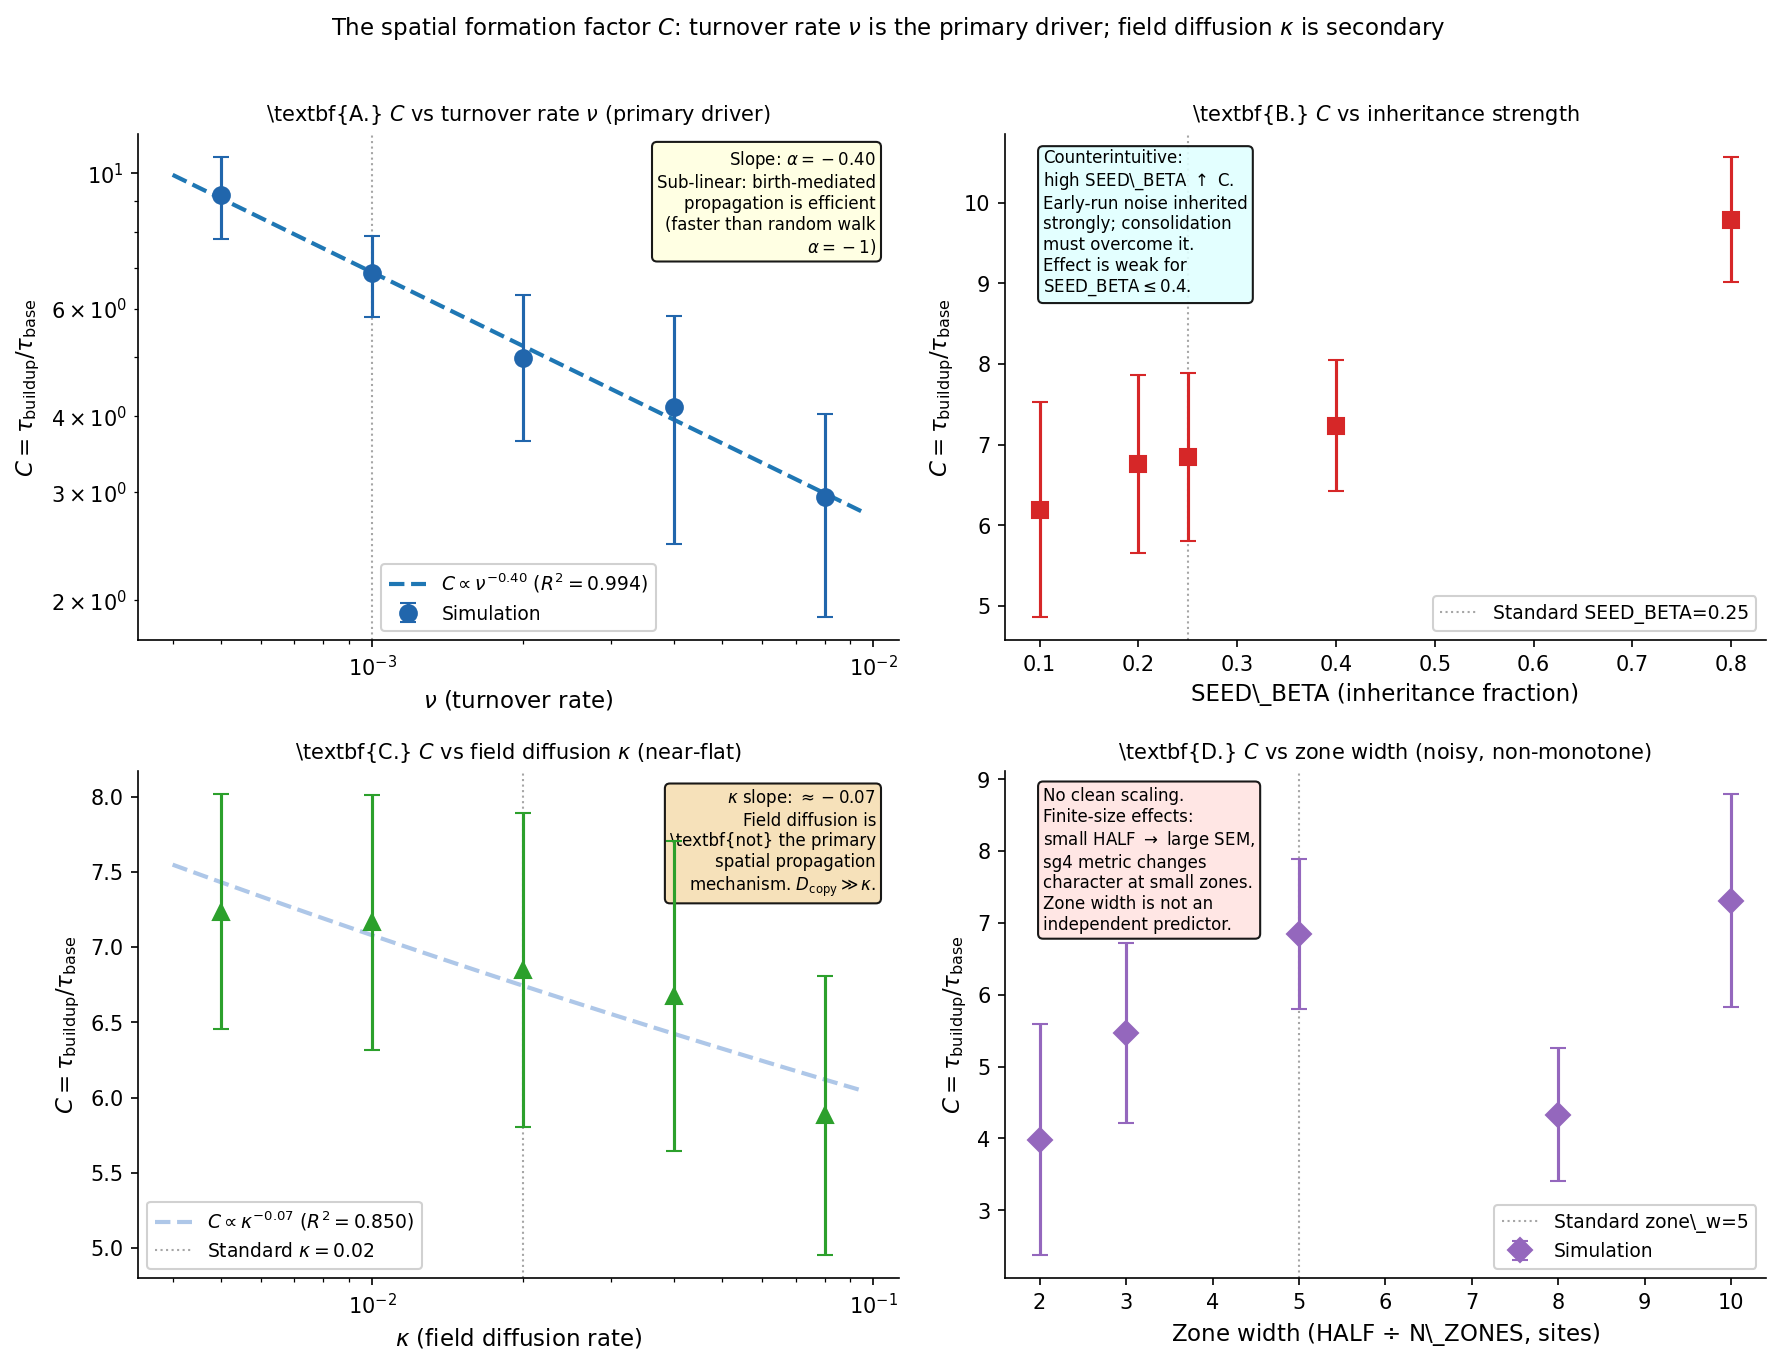

Recreate this plot in Python.
"""
paper21_figure1.py -- Figure 1 for Paper 21

2x2 figure showing the C-factor (tau_buildup / tau_base) as a function of
each structural parameter, with power-law fits where significant.

Panel A: C vs NU        -- primary driver, C ~ nu^(-0.4)
Panel B: C vs SEED_BETA -- counterintuitive: high inheritance slows buildup
Panel C: C vs KAPPA     -- near-flat: field diffusion is secondary
Panel D: C vs zone_width -- noisy/null: finite-size confound

Output: paper21_figure1.pdf, paper21_figure1.png
"""
import json, os, math
import numpy as np
import matplotlib
matplotlib.use("Agg")
import matplotlib.pyplot as plt
from scipy.stats import linregress

DIR     = os.path.dirname(__file__)
results = json.load(open(os.path.join(DIR, "results", "paper21_results.json")))

# ── Parameters (mirror experiment file) ──────────────────────────────────────
H         = 20
N_ZONES   = 4
BASE_BETA = 0.005
T_END     = 3000
TAU_BASE  = 1.0 / BASE_BETA   # 200
N_SEEDS   = 5
CPS       = list(range(200, T_END + 1, 200))

NU_VALS        = [0.0005, 0.001, 0.002, 0.004, 0.008]
SEED_BETA_VALS = [0.10, 0.20, 0.25, 0.40, 0.80]
KAPPA_VALS     = [0.005, 0.010, 0.020, 0.040, 0.080]
HALF_VALS      = [8, 12, 20, 32, 40]

NU_STD   = 0.001
HALF_STD = 20


def make_key(sweep, val, seed):
    return f"p21,{sweep},{val:.8g},{seed}"


def tau_buildup_all(sweep, val):
    """Return list of per-seed tau_buildup values."""
    taus = []
    for seed in range(N_SEEDS):
        key = make_key(sweep, val, seed)
        if key not in results:
            continue
        r = results[key]
        sg4_final = r.get(f"sg4_{T_END}", float("nan"))
        if math.isnan(sg4_final) or sg4_final <= 0:
            continue
        target     = 0.63 * sg4_final
        prev_t, prev_v = 0, 0.0
        tau        = float(T_END)
        for t in CPS:
            v = r.get(f"sg4_{t}", float("nan"))
            if math.isnan(v):
                break
            if v >= target:
                frac = (target - prev_v) / max(v - prev_v, 1e-12)
                tau  = prev_t + frac * (t - prev_t)
                break
            prev_t, prev_v = t, v
        taus.append(tau)
    return taus


def c_stats(sweep, val):
    taus = tau_buildup_all(sweep, val)
    if not taus:
        return float("nan"), float("nan")
    c_vals = [t / TAU_BASE for t in taus]
    return float(np.mean(c_vals)), float(np.std(c_vals) / math.sqrt(len(c_vals)))


def power_law_fit(x_vals, c_means):
    """Fit log(C) = alpha*log(x) + const via linear regression."""
    mask = [not math.isnan(c) and c > 0 for c in c_means]
    lx   = np.log([x_vals[i] for i in range(len(x_vals)) if mask[i]])
    lc   = np.log([c_means[i] for i in range(len(c_means)) if mask[i]])
    if len(lx) < 2:
        return float("nan"), float("nan"), float("nan")
    slope, intercept, r, _, _ = linregress(lx, lc)
    return slope, intercept, r**2


# ── Collect all C-factor values ───────────────────────────────────────────────
nu_c   = [c_stats("nu",    v) for v in NU_VALS]
sb_c   = [c_stats("sb",    v) for v in SEED_BETA_VALS]
kap_c  = [c_stats("kappa", v) for v in KAPPA_VALS]
half_c = [c_stats("half",  float(v)) for v in HALF_VALS]
zone_w = [v // N_ZONES for v in HALF_VALS]

nu_means  = [x[0] for x in nu_c]
sb_means  = [x[0] for x in sb_c]
kap_means = [x[0] for x in kap_c]
half_means= [x[0] for x in half_c]

# Power-law fits
nu_alpha,  nu_b,  nu_r2  = power_law_fit(NU_VALS, nu_means)
kap_alpha, kap_b, kap_r2 = power_law_fit(KAPPA_VALS, kap_means)

# ── Figure ────────────────────────────────────────────────────────────────────
fig, axes = plt.subplots(2, 2, figsize=(12, 9))
axes = axes.flatten()

REF_COLOR  = "#d62728"
FIT_COLOR  = "#1f77b4"
DATA_COLOR = "#2166ac"

# ── Panel A: C vs NU ─────────────────────────────────────────────────────────
ax = axes[0]
ax.errorbar(NU_VALS, [x[0] for x in nu_c], yerr=[x[1] for x in nu_c],
            fmt="o", color=DATA_COLOR, ms=8, lw=1.5, capsize=4,
            label="Simulation", zorder=5)

# Power-law fit overlay
nu_fine = np.logspace(np.log10(min(NU_VALS)*0.8), np.log10(max(NU_VALS)*1.2), 100)
ax.plot(nu_fine, np.exp(nu_b) * nu_fine**nu_alpha, "--",
        color=FIT_COLOR, lw=2.0,
        label=rf"$C \propto \nu^{{{nu_alpha:.2f}}}$ ($R^2={nu_r2:.3f}$)")

# Reference point
ax.axvline(NU_STD, color="gray", ls=":", lw=1.0, alpha=0.7)
ax.set_xscale("log"); ax.set_yscale("log")
ax.set_xlabel(r"$\nu$ (turnover rate)", fontsize=11)
ax.set_ylabel(r"$C = \tau_{\rm buildup}/\tau_{\rm base}$", fontsize=11)
ax.set_title(r"\textbf{A.} $C$ vs turnover rate $\nu$ (primary driver)", fontsize=10)
ax.legend(fontsize=9, framealpha=0.9)
ax.spines["top"].set_visible(False); ax.spines["right"].set_visible(False)
ax.text(0.97, 0.97,
        f"Slope: $\\alpha = {nu_alpha:.2f}$\n"
        f"Sub-linear: birth-mediated\npropagation is efficient\n"
        f"(faster than random walk\n$\\alpha=-1$)",
        transform=ax.transAxes, fontsize=8, ha="right", va="top",
        bbox=dict(boxstyle="round,pad=0.3", facecolor="lightyellow", alpha=0.9))

# ── Panel B: C vs SEED_BETA ──────────────────────────────────────────────────
ax = axes[1]
ax.errorbar(SEED_BETA_VALS, [x[0] for x in sb_c], yerr=[x[1] for x in sb_c],
            fmt="s", color="#d62728", ms=8, lw=1.5, capsize=4, zorder=5)

ax.axvline(0.25, color="gray", ls=":", lw=1.0, alpha=0.7, label="Standard SEED_BETA=0.25")
ax.set_xlabel(r"SEED\_BETA (inheritance fraction)", fontsize=11)
ax.set_ylabel(r"$C = \tau_{\rm buildup}/\tau_{\rm base}$", fontsize=11)
ax.set_title(r"\textbf{B.} $C$ vs inheritance strength", fontsize=10)
ax.legend(fontsize=9, framealpha=0.9)
ax.spines["top"].set_visible(False); ax.spines["right"].set_visible(False)
ax.text(0.05, 0.97,
        "Counterintuitive:\nhigh SEED\\_BETA $\\uparrow$ C.\n"
        "Early-run noise inherited\nstrongly; consolidation\nmust overcome it.\n"
        "Effect is weak for\n$\\mathrm{SEED\\_BETA} \\leq 0.4$.",
        transform=ax.transAxes, fontsize=8, ha="left", va="top",
        bbox=dict(boxstyle="round,pad=0.3", facecolor="lightcyan", alpha=0.9))

# ── Panel C: C vs KAPPA ──────────────────────────────────────────────────────
ax = axes[2]
ax.errorbar(KAPPA_VALS, [x[0] for x in kap_c], yerr=[x[1] for x in kap_c],
            fmt="^", color="#2ca02c", ms=8, lw=1.5, capsize=4, zorder=5)

kap_fine = np.logspace(np.log10(min(KAPPA_VALS)*0.8), np.log10(max(KAPPA_VALS)*1.2), 100)
ax.plot(kap_fine, np.exp(kap_b) * kap_fine**kap_alpha, "--",
        color="#aec7e8", lw=2.0,
        label=rf"$C \propto \kappa^{{{kap_alpha:.2f}}}$ ($R^2={kap_r2:.3f}$)")

ax.axvline(0.020, color="gray", ls=":", lw=1.0, alpha=0.7, label=r"Standard $\kappa=0.02$")
ax.set_xscale("log")
ax.set_xlabel(r"$\kappa$ (field diffusion rate)", fontsize=11)
ax.set_ylabel(r"$C = \tau_{\rm buildup}/\tau_{\rm base}$", fontsize=11)
ax.set_title(r"\textbf{C.} $C$ vs field diffusion $\kappa$ (near-flat)", fontsize=10)
ax.legend(fontsize=9, framealpha=0.9)
ax.spines["top"].set_visible(False); ax.spines["right"].set_visible(False)
ax.text(0.97, 0.97,
        f"$\\kappa$ slope: $\\approx{kap_alpha:.2f}$\n"
        "Field diffusion is\n\\textbf{not} the primary\nspatial propagation\n"
        "mechanism. $D_{\\rm copy} \\gg \\kappa$.",
        transform=ax.transAxes, fontsize=8, ha="right", va="top",
        bbox=dict(boxstyle="round,pad=0.3", facecolor="wheat", alpha=0.9))

# ── Panel D: C vs zone width ─────────────────────────────────────────────────
ax = axes[3]
ax.errorbar(zone_w, [x[0] for x in half_c], yerr=[x[1] for x in half_c],
            fmt="D", color="#9467bd", ms=8, lw=1.5, capsize=4, zorder=5,
            label="Simulation")

ax.axvline(HALF_STD // N_ZONES, color="gray", ls=":", lw=1.0, alpha=0.7,
           label="Standard zone\\_w=5")
ax.set_xlabel(r"Zone width (HALF $\div$ N\_ZONES, sites)", fontsize=11)
ax.set_ylabel(r"$C = \tau_{\rm buildup}/\tau_{\rm base}$", fontsize=11)
ax.set_title(r"\textbf{D.} $C$ vs zone width (noisy, non-monotone)", fontsize=10)
ax.legend(fontsize=9, framealpha=0.9)
ax.spines["top"].set_visible(False); ax.spines["right"].set_visible(False)
ax.text(0.05, 0.97,
        "No clean scaling.\nFinite-size effects:\nsmall HALF $\\to$ large SEM,\n"
        "sg4 metric changes\ncharacter at small zones.\n"
        "Zone width is not an\nindependent predictor.",
        transform=ax.transAxes, fontsize=8, ha="left", va="top",
        bbox=dict(boxstyle="round,pad=0.3", facecolor="mistyrose", alpha=0.9))

fig.suptitle(
    r"The spatial formation factor $C$: turnover rate $\nu$ is the primary driver; "
    r"field diffusion $\kappa$ is secondary",
    fontsize=11, y=1.01
)
fig.tight_layout()

OUT = os.path.join(DIR, "paper21_figure1")
fig.savefig(OUT + ".pdf", bbox_inches="tight")
fig.savefig(OUT + ".png", dpi=150, bbox_inches="tight")
print(f"Saved {OUT}.pdf and {OUT}.png")

# ── Summary ──────────────────────────────────────────────────────────────────
print(f"\nPower-law fits:")
print(f"  C ~ nu^({nu_alpha:.3f})     R2={nu_r2:.4f}   (nu is primary driver)")
print(f"  C ~ kappa^({kap_alpha:.3f}) R2={kap_r2:.4f}  (kappa near-flat)")
print(f"\nStandard params (nu=0.001, sb=0.25, kappa=0.020, half=20):")
c_std_mean, c_std_sem = c_stats("nu", NU_STD)
print(f"  C = {c_std_mean:.2f} +/- {c_std_sem:.2f}")
print(f"\nD_eff implication:")
print(f"  D_copy (from nu) >> KAPPA (field diffusion)")
print(f"  D_copy ~ nu^0.4 * const, independent of KAPPA")
print(f"  PDE: dF/dt = FA*(m-F) + D_eff*Laplacian(F), D_eff dominated by D_copy")
